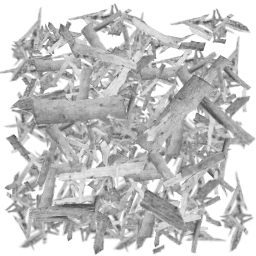
#> input picture ASSETS/materials/_generic/decals/decal_debris_plywood_0.png, 256 x 256 px; its folder holds only this picture in this run
$ python check_facade.py ../../ASSETS/materials/_generic/decals/decal_debris_plywood_0.png
#> lines starting #> are read from the running program, lines starting #| are printed output that depends on the picture
#!/usr/bin/env python3
##
## check_facade.py — the acceptance gate for a delivered wall facade.
##
## WHY THIS EXISTS. A facade that violates the spec produces NO ERROR AT ALL:
## `TextureResolver` returns Tier.NONE, the surface falls back to the generic
## atlas, and the material just looks vaguely wrong. That has already cost this
## project one delivery — the first `facade_earth.png` arrived full-colour and
## was caught only because somebody measured the file. Eyeballing it in the
## editor cannot catch either failure mode, because both render *something*.
##
## R3D-13 (2026-09-24) — WHAT THE 3D BOARD DOES WITH A BAD FILE, measured on the running game rather than assumed. The
## resolver rejects a coloured facade on EITHER board (log line "Not grayscale ... rejected", nothing above it). On the 3D
## board (the default) the consequence is: a bad file in the USER tier falls through, silently, to the SHIPPED facade of
## that material (measured: a full-red 1024x512 `user://textures/concrete/facade_concrete.png` left the wall at the
## shipped concrete grey, (56,56,56)); a bad file in the DEFAULT tier leaves `Tier.NONE`, and the 3D board then draws the
## material's flat base colour (`has_facade 0`), not the 2D board's generic atlas. Either way there is no error, which is
## why this gate exists. `check_decal.py`'s failure modes were not re-measured on the 3D board.
##
## Checks, in the order they bite:
##   1. dimensions      — 1024x512 exactly (FACADE_W/FACADE_H; `TextureResolver` validates 64 x 32 voxels at TEX_AUTHORING_N = 16)
##   2. grayscale       — R == G == B on every pixel (invariant B2)
##   3. alpha           — reported, not enforced. The silhouette never comes
##                        from the facade (B3, retired at R3D-END: a 3D face has
##                        no atom), so facade alpha is simply ignored; the SHIPPED facade_concrete.png
##                        carries alpha down to 224 and renders correctly. A
##                        gate that failed it would be failing known-good art
##   4. imported        — the .import sidecar's own `dest_files` exist on disk.
##                        NOT an mtime comparison: Godot rewrites the compiled
##                        .ctex without touching the sidecar's mtime, so mtime
##                        flags known-good art (measured: facade_metal.png)
##
## Usage:
##     python3 tools/persistent/check_facade.py <file.png> [<file.png> ...]
##     python3 tools/persistent/check_facade.py --all
##
## Exit code is 0 only if every file PASSes, so it can gate a delivery.

import os
import sys

try:
    from PIL import Image
except ImportError:
    print("[FACADE] Pillow is required: python3 -m pip install pillow")
    sys.exit(2)

REPO_ROOT = os.path.dirname(os.path.dirname(os.path.dirname(os.path.abspath(__file__))))
## ASSET_TREE_REFORM (2026-08-21): one folder per material. `--all` walks the
## per-material tree instead of one flat directory.
MATERIALS_ROOT = os.path.join(REPO_ROOT, "ASSETS", "materials")

## Pinned by `TextureResolver`'s own validation (the 2D bake's compositor pinned it before). A facade is authored FLAT at 16 texels/voxel:
## 1024/16 = 64 voxel columns, 512/16 = 32 voxel rows = 4 storeys. Never
## pre-squared to 1024x1024 — D34 reaches the second 512 by mirroring.
FACADE_W = 1024
FACADE_H = 512

## Grayscale means R == G == B. The tolerance is for PNG quantisation, not for
## "a bit of colour": the rejected earth delivery was over this by a mile.
CHANNEL_TOLERANCE = 2


def check(path):
    """Returns (ok: bool, lines: list[str])."""
    name = os.path.basename(path)
    notes = []

    if not os.path.exists(path):
        return False, ["%-28s FAIL  file does not exist" % name]

    try:
        im = Image.open(path)
#> im is the input picture: PIL image 256x256 RGBA; mean R, G, B, A 125.6, 125.6, 125.6, 165.2
    except Exception as exc:
        return False, ["%-28s FAIL  not a readable image: %s" % (name, exc)]

    ok = True

    ## 1. Dimensions.
    w, h = im.size
#> w = 256; h = 256
    if (w, h) != (FACADE_W, FACADE_H):
        ok = False
        extra = ""
        if (w, h) == (FACADE_W, FACADE_W):
            extra = "  <- pre-squared; author 1024x512, the compositor mirrors it"
        notes.append("dimensions %dx%d, expected %dx%d%s" % (w, h, FACADE_W, FACADE_H, extra))

    ## 2. Grayscale, every pixel. Not sampled — a colour cast can live in one
    ## band, and this file is small enough that the full pass is instant.
    rgb = im.convert("RGB")
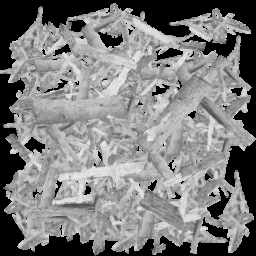
#> rgb: PIL image 256x256 RGB; min 0, max 252, mean 125.6
    non_gray = 0
    total = w * h
#> total = 65536
    for r, g, b in list(rgb.getdata()):
        if max(r, g, b) - min(r, g, b) > CHANNEL_TOLERANCE:
            non_gray += 1
#> after the loop, non_gray = 0
    if non_gray:
        ok = False
        notes.append("non-grayscale on %d of %d pixels (%.2f%%) — B2; colour comes "
                     "from base_color via MULTIPLY, not from the art"
                     % (non_gray, total, 100.0 * non_gray / total))

    ## 3. Alpha — REPORTED, NEVER FAILED, and that is a correction rather than a
    ## leniency. This check originally failed any alpha below 255, and the first
    ## run of this script failed the SHIPPED facade_concrete.png (min alpha 224),
    ## which renders correctly in game and has for months. B3 is the reason: the
    ## silhouette's alpha comes from the canonical voxel atom, so whatever a
    ## facade carries in that channel is discarded. A gate that fails known-good
    ## art is measuring the wrong thing.
    ##
    ## It reports the COUNT, not just the minimum, because the minimum alone
    ## cannot tell four stray export pixels from a genuinely transparent half of
    ## the image. Measured on facade_plywood.png: min alpha 0, but only 4 fully
    ## transparent pixels out of 524 288 — noise, not a design.
    if "A" in im.getbands():
        alpha = im.convert("RGBA").getchannel("A")
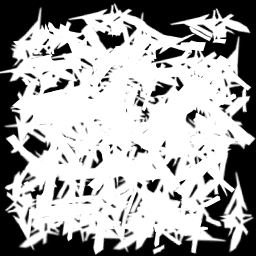
#> alpha: PIL image 256x256 L; min 0, max 255, mean 165.2
        lo, _hi = alpha.getextrema()
#> lo = 0
        if lo < 255:
            hist = alpha.histogram()
#> hist = 256 values, max 27347 at index 255, min 0 at index 12, mean 256
            fully = hist[0]
#> fully = 16406
            partial = total - hist[255] - fully
#> partial = 21783
            notes.append("note: alpha dips to %d — %d fully transparent px (%.2f%%), "
                         "%d partial. Harmless, B3 discards facade alpha; flagged only "
                         "because the export carried a channel nothing reads."
                         % (lo, fully, 100.0 * fully / total, partial))

    ## 4. Imported. The silent killer: TextureResolver goes through
    ## ResourceLoader.exists(), so an un-imported PNG is invisible to the bake.
    ##
    ## The check is "does the COMPILED resource exist", not "is the sidecar
    ## newer than the PNG". An mtime comparison was the first version and it
    ## failed facade_metal.png, which renders fine: Godot rewrites
    ## .godot/imported/<name>-<hash>.ctex on reimport and leaves the sidecar's
    ## mtime alone. Reading `dest_files` asks the question that actually matters.
    imp = path + ".import"
    if not os.path.exists(imp):
        ok = False
        notes.append("no .import sidecar — Godot has not imported this file, so the "
                     "bake cannot see it. Focus the editor, or run: "
                     "godot --headless --import --path .")
    else:
        dests = []
        for line in open(imp, encoding="utf-8", errors="replace"):
            if line.startswith("dest_files="):
                dests = [d.strip().strip('"') for d in
                         line.split("[", 1)[-1].rstrip().rstrip("]").split(",") if d.strip()]
                break
        missing = [d for d in dests
                   if not os.path.exists(os.path.join(REPO_ROOT, d.replace("res://", "")))]
        if not dests:
            ok = False
            notes.append(".import sidecar names no dest_files — the import did not "
                         "complete. Run: godot --headless --import --path .")
        elif missing:
            ok = False
            notes.append("compiled resource missing (%s) — reimport: "
                         "godot --headless --import --path ." % ", ".join(missing))

    head = "%-28s %s  %dx%d %s" % (name, "PASS" if ok else "FAIL", w, h, im.mode)
    return ok, [head] + ["    - " + n for n in notes]


def _usage_text():
    """The `## Usage:` block from this file's own header.

    These tools document themselves in a `##` comment block, not a docstring, so
    `__doc__` is None and the original `__doc__.strip()` raised AttributeError on
    the one path it existed for — running the tool with no arguments, which is
    exactly what someone reaching for the usage does. Read the header back off
    disk instead of duplicating it here, so the text stays single-sourced.
    """
    try:
        with open(__file__, encoding="utf-8") as fh:
            header = []
            for line in fh:
                if line.startswith("#"):
                    header.append(line.rstrip("\n"))
                elif header:
                    break
        text = "\n".join(header)
        if "## Usage:" in text:
            body = text.split("## Usage:")[1]
            return "Usage:\n" + "\n".join(
                l.lstrip("#").rstrip() for l in body.splitlines() if l.strip("# ").strip()
            )
    except OSError:
        pass
    return "Usage: python3 %s <file.png> [<file.png> ...] | --all" % __file__


def main():
    args = sys.argv[1:]
    if not args:
        print(_usage_text())
        return 2

    if args == ["--all"]:
        paths = []
        for material in sorted(os.listdir(MATERIALS_ROOT)) if os.path.isdir(MATERIALS_ROOT) else []:
            mdir = os.path.join(MATERIALS_ROOT, material)
            if not os.path.isdir(mdir):
                continue
            paths.extend(sorted(
                os.path.join(mdir, f) for f in os.listdir(mdir)
                if f.startswith("facade_") and f.endswith(".png")
            ))
        if not paths:
            print("[FACADE] no facade_*.png found under %s" % MATERIALS_ROOT)
            return 1
    else:
        paths = args

    all_ok = True
    for p in paths:
        ok, lines = check(p)
#> ok = False; lines = 4 items
        all_ok = all_ok and ok
#> all_ok = False
        for line in lines:
            print(line)
#> this loop made 4 passes
#| decal_debris_plywood_0.png   FAIL  256x256 RGBA
#|     - dimensions 256x256, expected 1024x512
#|     - note: alpha dips to 0 — 16406 fully transparent px (25.03%), 21783 partial. Harmless, B3 discards facade alpha; flagged only because the export carried a channel nothing reads.
#|     - no .import sidecar — Godot has not imported this file, so the bake cannot see it. Focus the editor, or run: godot --headless --import --path .

    print("")
    print("[FACADE] %d file(s), %s" % (len(paths), "all PASS" if all_ok else "FAILURES above"))
#| [FACADE] 1 file(s), FAILURES above
    return 0 if all_ok else 1


if __name__ == "__main__":
#> (the run stopped early here; a loop or call above may not have finished)

$ run again, on ASSETS/materials/_generic/decals/decal_debris_plywood_2.png
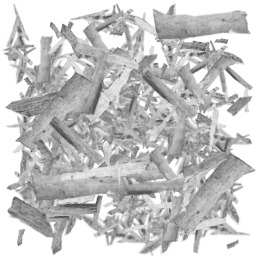
#> input picture ASSETS/materials/_generic/decals/decal_debris_plywood_2.png, 256 x 256 px
#> in check, im is the input picture: PIL image 256x256 RGBA; mean R, G, B, A 126.1, 126.1, 126.1, 170
#> in check, `rgb = im.convert("RGB")`:
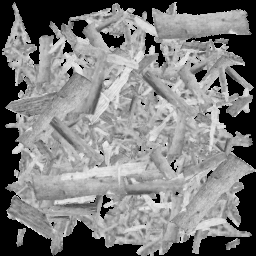
#> rgb: PIL image 256x256 RGB; min 0, max 254, mean 126.1
#> after the loop in check, `for r, g, b in list(rgb.getdata()):`: non_gray = 0
#> in check, `alpha = im.convert("RGBA").getchannel("A")`:
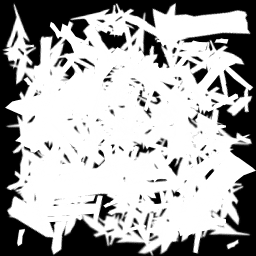
#> alpha: PIL image 256x256 L; min 0, max 255, mean 170
#> hist = 256 values, max 29271 at index 255, min 0 at index 16, mean 256
#> fully = 16195
#> partial = 20070
#> ok = False; lines = 4 items
#> all_ok = False
#> the loop in main, `for line in lines:` made 4 passes
#| decal_debris_plywood_2.png   FAIL  256x256 RGBA
#|     - dimensions 256x256, expected 1024x512
#|     - note: alpha dips to 0 — 16195 fully transparent px (24.71%), 20070 partial. Harmless, B3 discards facade alpha; flagged only because the export carried a channel nothing reads.
#|     - no .import sidecar — Godot has not imported this file, so the bake cannot see it. Focus the editor, or run: godot --headless --import --path .
#| [FACADE] 1 file(s), FAILURES above
